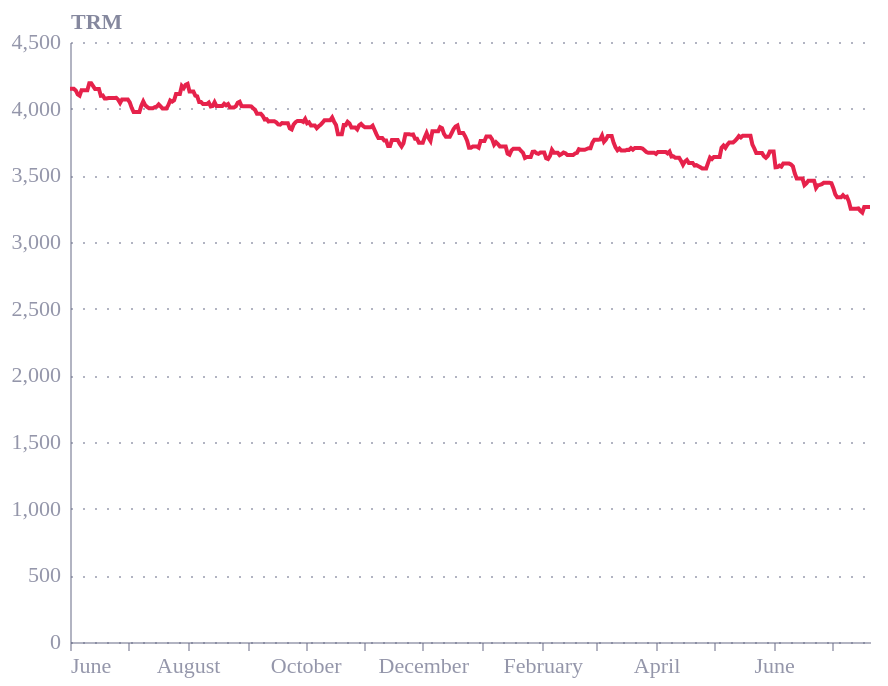

Source (notebook cell):
### Code cell
alt.Chart(dataone).mark_line().encode(
    x=alt.X("Date:T"),
    y=alt.Y("TRM:Q", title='TRM')
)

### Figure 1 — Vega-Lite specification as saved in the notebook (floating-point values rounded to 4 significant figures; data arrays with more than 128 entries replaced by an {"elided": "..."} marker saying what was removed)
{"config": {"font": "Circular Std", "text": {"color": "#676A86", "align": "left", "baseline": "middle", "dx": 7, "dy": 0, "fontSize": 11}, "view": {"stroke": null, "continuousWidth": 400, "continuousHeight": 300, "discreteWidth": 400, "discreteHeight": 300}, "range": {"category": ["#36B7B4", "#E6224B", "#F4C245", "#0063AF", "#00A767", "#179FDB", "#EB5C2E", "#5C267B", "#122B39"], "diverging": ["#E6224B", "#E54753", "#C9C9C9", "#179FDB", "#122B39"], "heatmap": ["#C9C9C9", "#179FDB", "#0063AF", "#122B39"], "ordinal": ["#00A767", "#36B7B4", "#179FDB", "#0063AF", "#243B5A"]}, "bar": {"color": "#179fdb"}, "line": {"color": "#e6224b"}, "rule": {"color": "#676A86"}, "area": {"opacity": 0.8}, "point": {"filled": true, "size": 80, "color": "#e6224b", "opacity": 0.95}, "geoshape": {"stroke": "white", "strokeWidth": 0.3}, "rect": {"fill": "#d6d4d4", "opacity": 0.3}, "axis": {"labelColor": "#676A86", "labelFontSize": 11, "labelFont": "Circular Std", "labelOpacity": 0.7, "tickColor": "#676A86", "tickOpacity": 0.5, "domainColor": "#676A86", "domainOpacity": 0.5, "gridColor": "#676A86", "gridDash": [2, 2], "gridOpacity": 0.5, "title": null, "titleColor": "#676A86", "titleOpacity": 0.8, "tickSize": 4}, "axisXDiscrete": {"grid": false, "labelAngle": 0, "tickCount": 10, "tickOpacity": 0.5, "title": null}, "axisYDiscrete": {"ticks": false, "labelPadding": 5}, "axisXTemporal": {"grid": false, "ticks": true}, "axisXQuantitative": {"grid": true}, "axisYQuantitative": {"gridColor": "#676A86", "gridDash": [1, 5], "gridOpacity": 0.5, "ticks": false, "labelPadding": 5, "tickCount": 8, "titleAngle": 0, "titleAlign": "left", "titleBaseline": "bottom", "titleX": 0, "titleY": -5}, "title": {"color": "#676A86E6", "subtitleColor": "#676A86", "font": "Circular Std", "subtitleFont": "Circular Std", "anchor": "start", "fontSize": 14, "subtitleFontSize": 12, "subtitlePadding": 4, "offset": 0, "frame": "group"}, "legend": {"titleColor": "#122b39", "title": null, "labelColor": "#122b39", "labelFontSize": 11}}, "data": {"name": "data-55ad336a831150f10a87e6ac91edf467"}, "mark": {"type": "line"}, "encoding": {"x": {"field": "Date", "type": "temporal"}, "y": {"field": "TRM", "title": "TRM", "type": "quantitative"}}, "$schema": "https://vega.github.io/schema/vega-lite/v6.4.1.json", "datasets": {"data-55ad336a831150f10a87e6ac91edf467": {"elided": "416 records"}}}
